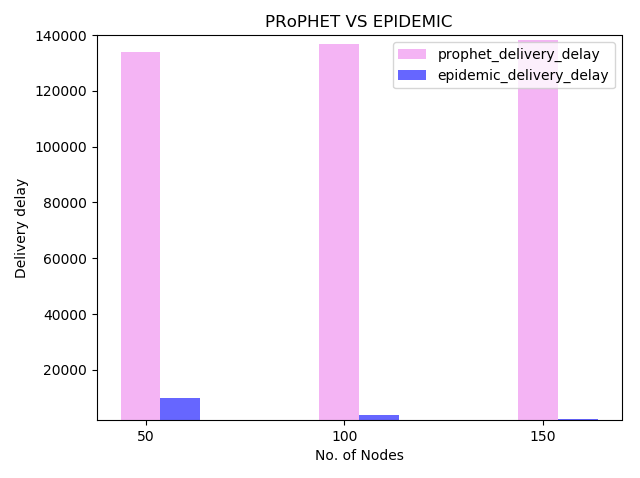

Generate this figure with Python:
# -*- coding: utf-8 -*-
"""
Created on Tue Sep 18 11:52:35 2018

@author: krishanth
"""

# -*- coding: utf-8 -*-
"""
Created on Tue Sep 18 10:47:05 2018

@author: krishanth
"""

#!/usr/bin/python
# Script to plot the stats extracted related to sent
# packets.
#
# Author: Asanga Udugama (adu@comnets.uni-bremen.de)
# Date: 22-aug-2017

import numpy as np
import matplotlib.pyplot as plt

n_groups = 3
   
#average_delivery_delay = (102703, 109863, 120299, 128261, 133841, 136118  )
prophet_delivery_delay = (133841, 136970, 138111 ) 
epidemic_delivery_delay = (10013, 3954, 2290)

fig, ax = plt.subplots()

index = np.arange(n_groups)
bar_width = 0.2

opacity = 0.6

rects1 = plt.bar(index, prophet_delivery_delay, bar_width,
                 alpha=opacity,
                 color='violet', label='prophet_delivery_delay')

rects1 = plt.bar(index+bar_width, epidemic_delivery_delay, bar_width,
                 alpha=opacity,
                 color='blue', label='epidemic_delivery_delay')

plt.xlabel('No. of Nodes')
plt.ylabel('Delivery delay')
plt.title('PRoPHET VS EPIDEMIC')
plt.xticks(index + (bar_width * 0.125), ('50', '100', '150'))
plt.ylim(2000, 140000)

plt.legend()

plt.tight_layout()
plt.show()
